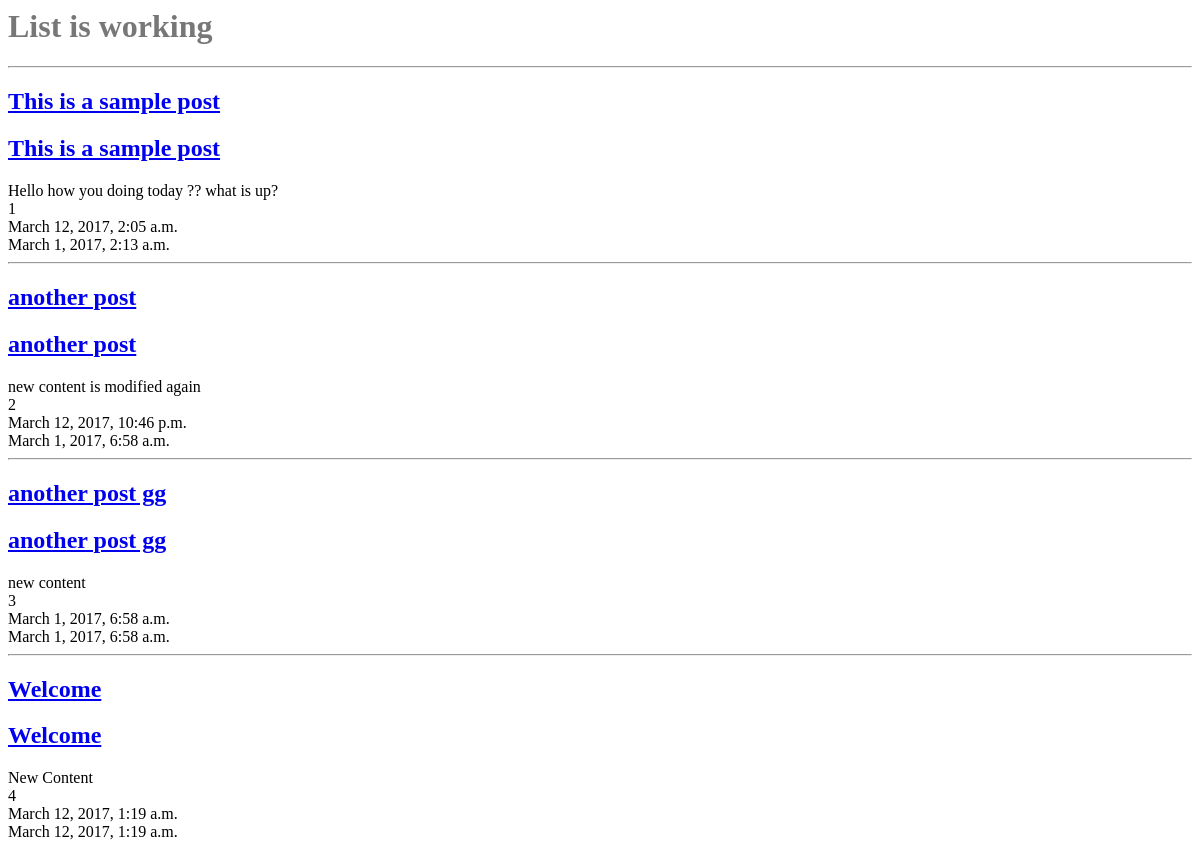
The app's page /posts/, older data.
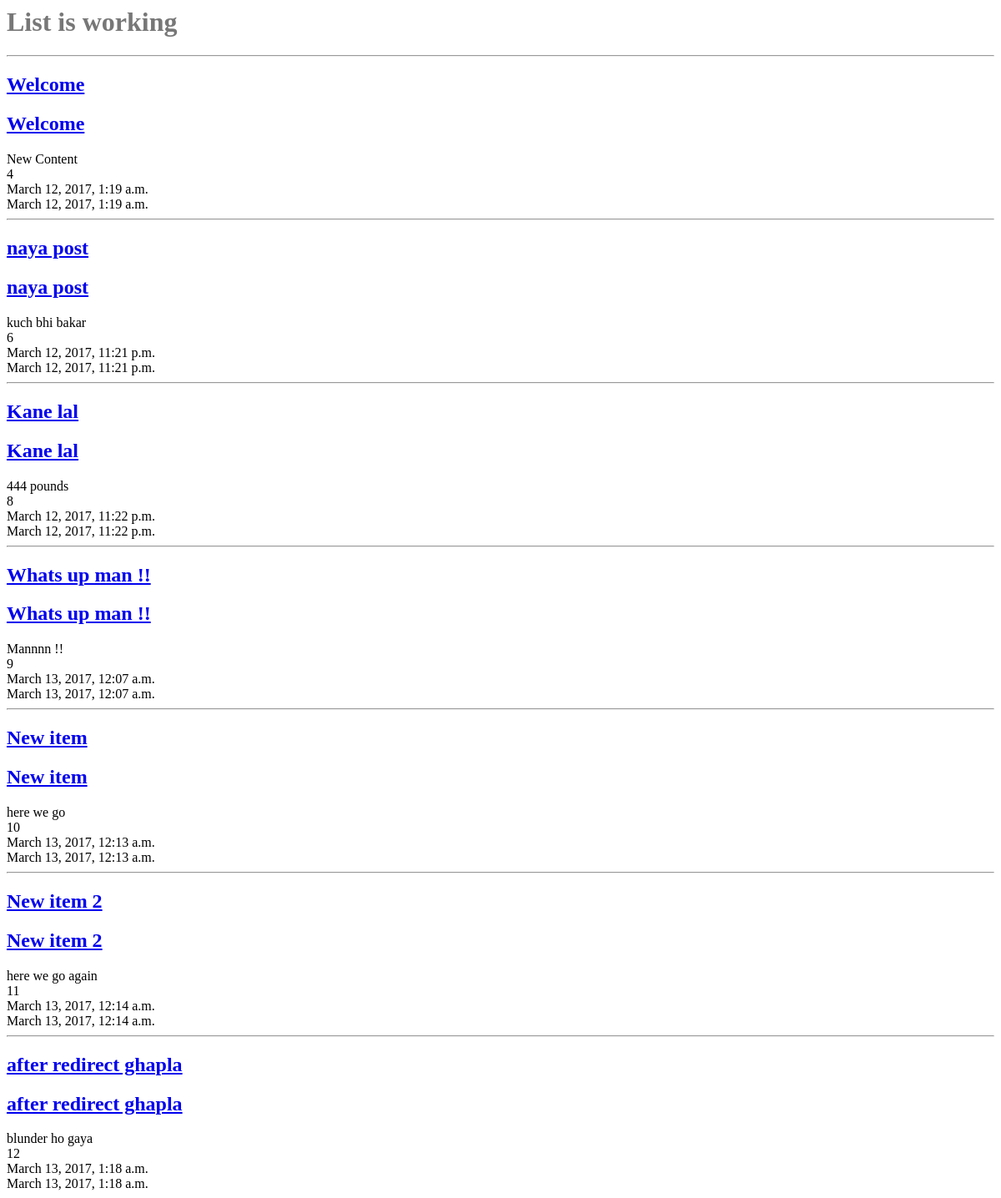
The same page, newer data.
### posts/models.py (models this page shows, shortened)
class Post(models.Model):
    title = models.CharField(max_length=120)
    content = models.TextField()
    updated = models.DateTimeField(auto_now=True, auto_now_add=False)
    timestamp = models.DateTimeField(auto_now=False, auto_now_add=True)
    def get_absolute_url(self):
        return "/posts/%s/" %(self.id)

### posts/views.py (the view)
def post_list(request):
    query_set = Post.objects.all()
    context = {
        "object_list" : query_set,
        "title":"List",
    }
    return render(request, "posts_list.html", context)

### templates/posts_list.html
{% extends "base.html" %}
{% block content %}
<h1> {{title}} is working </h1>
{%for obj in object_list%}
<hr/>
<h2><a href='{% url 'posts:detail' id=obj.id %}'>{{obj.title}}</a></h2>
<h2><a href='{{obj.get_absolute_url}}'>{{obj.title}}</a></h2>
  {{obj.content}}<br>
  {{obj.id}}<br>
  {{obj.updated}}<br>
  {{obj.timestamp}}<br>
{% endfor %}
{% endblock content %}

### templates/base.html (shortened to what this page needs)
<html>
<head>
  <link rel='stylesheet' href='/static/css/base.css' />
</head>
<body>
<div class="container">
  {%block content%}
  {% endblock content %}
</div>
</body>
</html>

### static/css/base.css (style rules this page uses)
h1 { color:#777777; }

Row changes from the older to the newer data that the page shows:
removed Post: title "This is a sample post", content "Hello how you doing today ?? what is up?", id "1", updated "March 12, 2017, 2:05 a.m.", timestamp "March 1, 2017, 2:13 a.m."
removed Post: title "another post", content "new content is modified again", id "2", updated "March 12, 2017, 10:46 p.m.", timestamp "March 1, 2017, 6:58 a.m."
removed Post: title "another post gg", content "new content", id "3", updated "March 1, 2017, 6:58 a.m.", timestamp "March 1, 2017, 6:58 a.m."
added Post: title "naya post", content "kuch bhi bakar", id "6", updated "March 12, 2017, 11:21 p.m.", timestamp "March 12, 2017, 11:21 p.m."
added Post: title "Kane lal", content "444 pounds", id "8", updated "March 12, 2017, 11:22 p.m.", timestamp "March 12, 2017, 11:22 p.m."
added Post: title "Whats up man !!", content "Mannnn !!", id "9", updated "March 13, 2017, 12:07 a.m.", timestamp "March 13, 2017, 12:07 a.m."
added Post: title "New item", content "here we go", id "10", updated "March 13, 2017, 12:13 a.m.", timestamp "March 13, 2017, 12:13 a.m."
added Post: title "New item 2", content "here we go again", id "11", updated "March 13, 2017, 12:14 a.m.", timestamp "March 13, 2017, 12:14 a.m."
added Post: title "after redirect ghapla", content "blunder ho gaya", id "12", updated "March 13, 2017, 1:18 a.m.", timestamp "March 13, 2017, 1:18 a.m."
